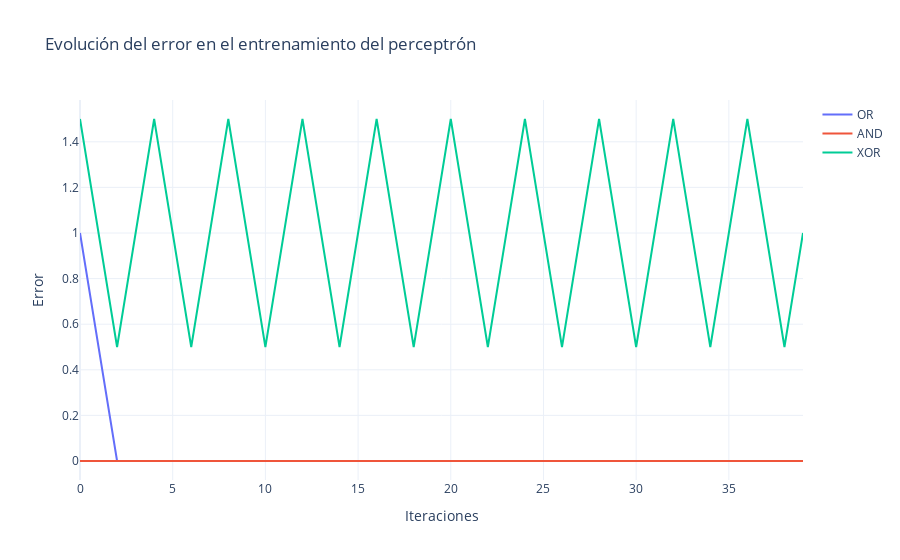

Source (notebook cell):
### Markdown cell above
### 1 Perceptrón simple desde 0

Genere un código para entrenar un perceptron simple con función de activación lineal desde cero e intente estimar la función OR, AND y XOR. Haga 10 etapas de entrenamiento

### Code cell
import numpy as np  # Importar la biblioteca numpy para manejo de arrays y funciones matemáticas
import plotly.graph_objects as go  # Importar plotly para crear gráficos interactivos


# Función escalón (función de activación)
def step_function(sum):
    if sum >= 0:
        return 1
    return -1


# Función para entrenar el perceptrón
def EntrenaPerceptron(xi, yi, w):
    ypred = np.dot(xi, w) # Calcular la predicción
    if step_function(ypred) != yi:  # Si la predicción es incorrecta
        tasa = 1e-1  # Tasa de aprendizaje
        error = yi - step_function(ypred) # Calcular el error
        dw = tasa * error * xi  # Calcular el ajuste de los pesos
        w += dw # Actualizar los pesos
    return w


## CASO OR

# -1 es 0 lógico y 1 es 1 lógico
xi = np.array([[1, -1, -1], [1, -1, 1], [1, 1, -1], [1, 1, 1]])  # Entradas
yi = np.array([-1, 1, 1, 1])  # Salidas deseadas

## Definimos el nº de entrenamientos
N = 10

# Inicializamos w
w = np.random.uniform(-1, 1, 3) * 0  # Inicializar los pesos
error = []  # Lista para almacenar el error

for i in range(N):
    for j in range(len(yi)):
        w = EntrenaPerceptron(xi[j, :], yi[j], w)  # Entrenar el perceptrón
        softVal = np.dot(xi, w)  # Calcular las predicciones
        hardVal = softVal
        hardVal[np.where(hardVal > 0)] = 1  # Aplicar la función escalón
        hardVal[np.where(hardVal <= 0)] = -1
        error.append(np.mean(np.abs(hardVal - yi)))  # Calcular el error medio

fig = go.Figure()
fig.add_trace(
    go.Scatter(y=error, name="OR")
)  # Añadir la traza del error para el caso OR

## CASO AND
# -1 es 0 lógico y 1 es 1 lógico
xi = np.array([[1, -1, -1], [1, -1, 1], [1, 1, -1], [1, 1, 1]])  # Entradas
yi = np.array([-1, -1, -1, 1])  # Salidas deseadas

## Definimos el nº de entrenamientos
N = 10

# Inicializamos w
w = np.random.uniform(-1, 1, 3) * 0  # Inicializar los pesos
error = []  # Lista para almacenar el error

for i in range(N):
    for j in range(len(yi)):
        w = EntrenaPerceptron(xi[j, :], yi[j], w)  # Entrenar el perceptrón
        softVal = np.dot(xi, w)  # Calcular las predicciones
        hardVal = softVal
        hardVal[np.where(hardVal > 0)] = 1  # Aplicar la función escalón
        hardVal[np.where(hardVal <= 0)] = -1
        error.append(np.mean(np.abs(hardVal - yi)))  # Calcular el error medio

fig.add_trace(
    go.Scatter(y=error, name="AND")
)  # Añadir la traza del error para el caso AND

## CASO XOR
# -1 es 0 lógico y 1 es 1 lógico
xi = np.array([[1, -1, -1], [1, -1, 1], [1, 1, -1], [1, 1, 1]])  # Entradas
yi = np.array([-1, 1, 1, -1])  # Salidas deseadas

## Definimos el nº de entrenamientos
N = 10

# Inicializamos w
w = np.random.uniform(-1, 1, 3) * 0  # Inicializar los pesos
error = []  # Lista para almacenar el error

for i in range(N):
    for j in range(len(yi)):
        w = EntrenaPerceptron(xi[j, :], yi[j], w)  # Entrenar el perceptrón
        softVal = np.dot(xi, w)  # Calcular las predicciones
        hardVal = softVal
        hardVal[np.where(hardVal > 0)] = 1  # Aplicar la función escalón
        hardVal[np.where(hardVal <= 0)] = -1
        error.append(np.mean(np.abs(hardVal - yi)))  # Calcular el error medio

fig.add_trace(
    go.Scatter(y=error, name="XOR")
)  # Añadir la traza del error para el caso XOR

# Agregar título y etiquetas a la gráfica
fig.update_layout(
    title="Evolución del error en el entrenamiento del perceptrón -> 1 capa",
    xaxis_title="Iteraciones",
    yaxis_title="Error",
    template="plotly_white"
)
fig.show()  # Mostrar la figura

### Figure 1 — Plotly figure (JSON) as saved in the notebook; plotly's stock layout.template omitted (floating-point values rounded to 4 significant figures)
{"data": [{"name": "OR", "type": "scatter", "y": [1, 0.5, 0, 0, 0, 0, 0, 0, 0, 0, 0, 0, 0, 0, 0, 0, 0, 0, 0, 0, 0, 0, 0, 0, 0, 0, 0, 0, 0, 0, 0, 0, 0, 0, 0, 0, 0, 0, 0, 0]}, {"name": "AND", "type": "scatter", "y": [0, 0, 0, 0, 0, 0, 0, 0, 0, 0, 0, 0, 0, 0, 0, 0, 0, 0, 0, 0, 0, 0, 0, 0, 0, 0, 0, 0, 0, 0, 0, 0, 0, 0, 0, 0, 0, 0, 0, 0]}, {"name": "XOR", "type": "scatter", "y": [1.5, 1, 0.5, 1, 1.5, 1, 0.5, 1, 1.5, 1, 0.5, 1, 1.5, 1, 0.5, 1, 1.5, 1, 0.5, 1, 1.5, 1, 0.5, 1, 1.5, 1, 0.5, 1, 1.5, 1, 0.5, 1, 1.5, 1, 0.5, 1, 1.5, 1, 0.5, 1]}], "layout": {"title": {"text": "Evolución del error en el entrenamiento del perceptrón"}, "xaxis": {"title": {"text": "Iteraciones"}}, "yaxis": {"title": {"text": "Error"}}}}
